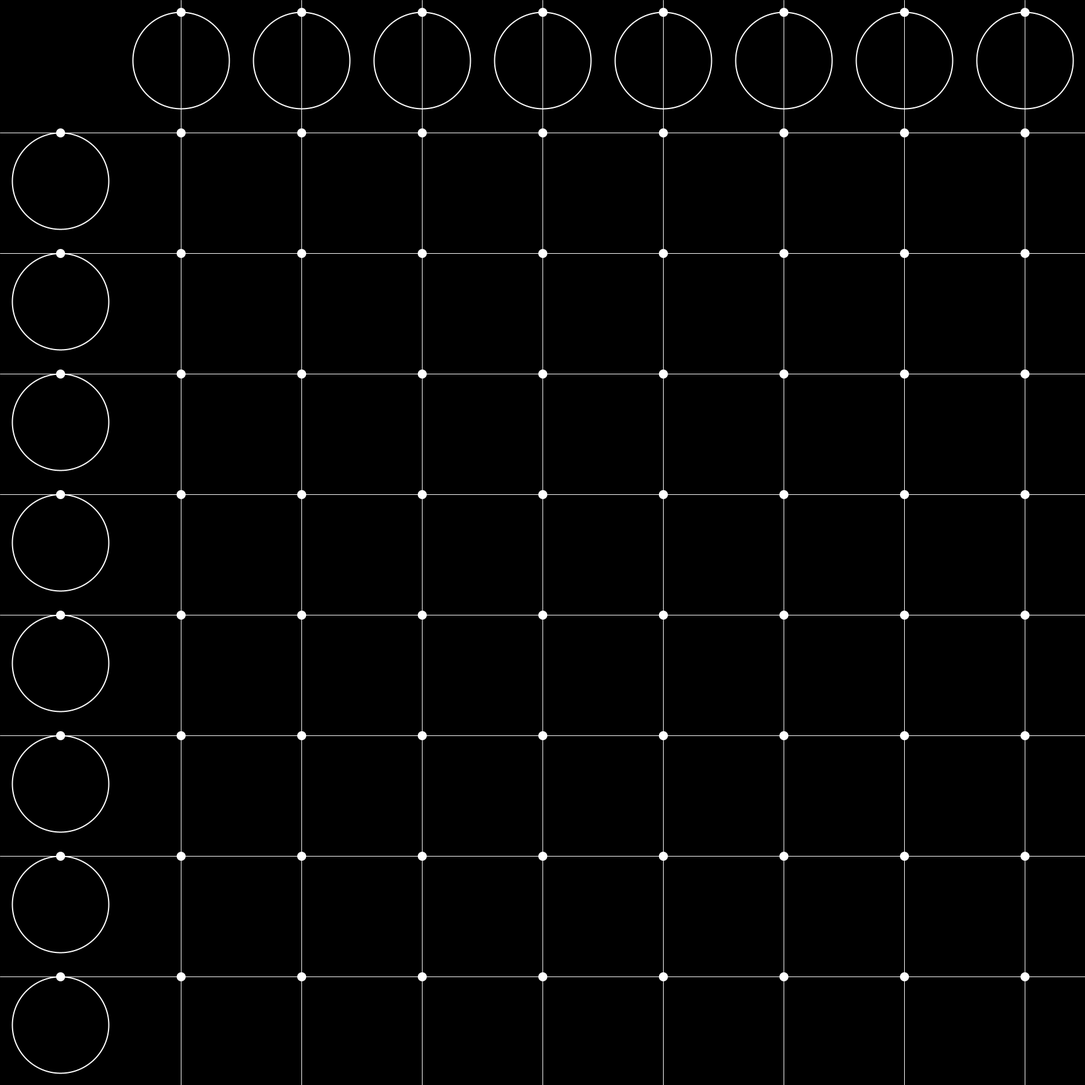
Frame 1 (no input)
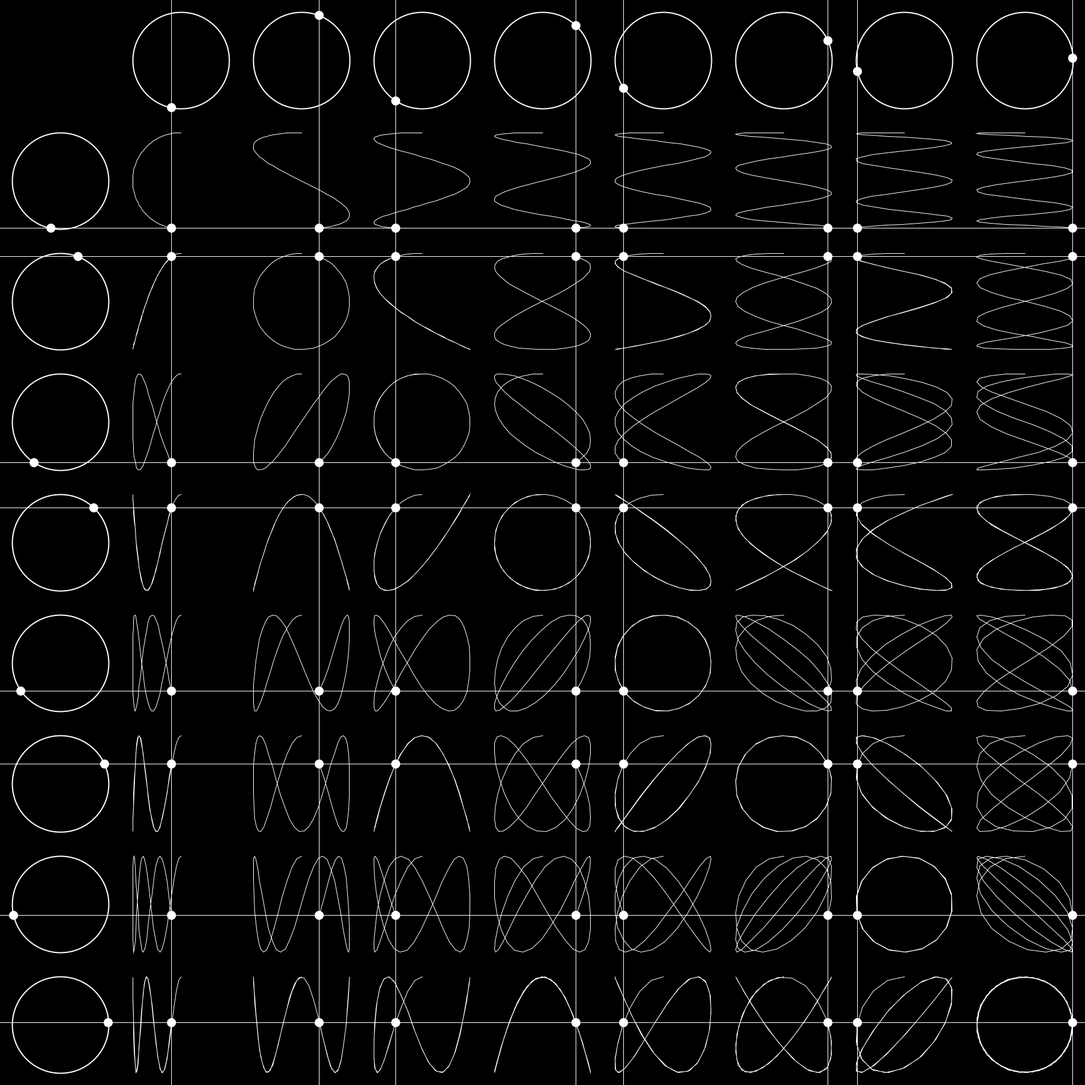
Frame 60 (the mouse pressed at the canvas centre just before this capture)
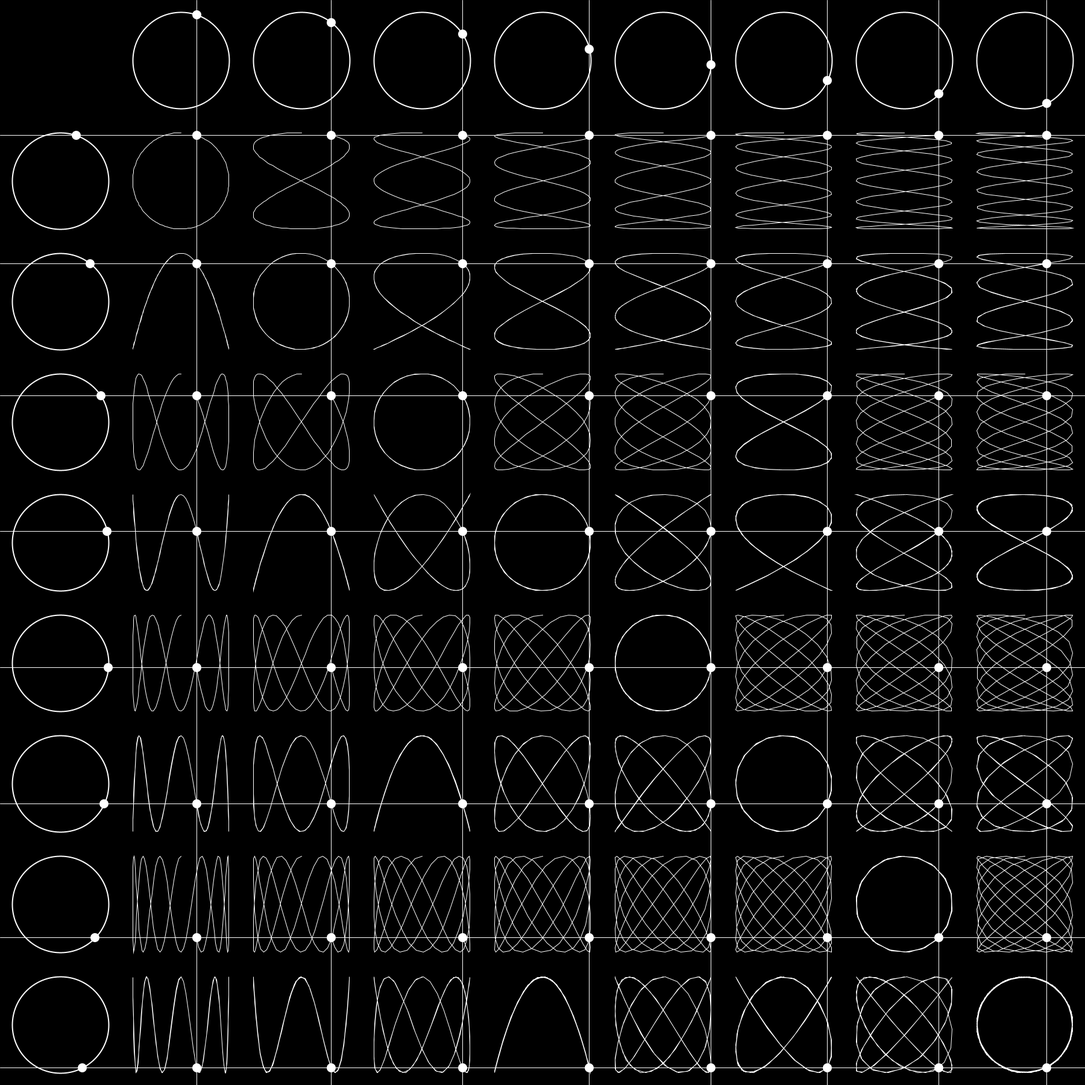
Frame 120 (the mouse held since frame 60 and released just before this capture)

The Processing sketch that drew these frames (run headless with seeded random() and noise(); from frame 60 on, the mouse is pressed at the canvas centre):

// Processing sketch: sketch_181006a
// ── sketch_181006a.pde
int cols;
int rows;
float size = 200;
float angle = 0.0;

Trace[][] traces;

void setup(){
 noFill();
 size(1800,1800); 
 
 cols = floor(width / size) - 1;
 rows = floor(height / size) - 1;
 traces = new Trace[cols][rows];
 
 for (int i = 0 ; i < cols; i++){
  for (int j = 0 ; j < rows; j++){
    traces[i][j] = new Trace(0,0);
  }
 }
}

void draw(){
  
  background(0);
   float d = size - 0.2 * size;
   float r = d / 2;
  
  for(int i = 0; i < cols ; i++){
    float cx = size + i * size + size / 2;
    float cy = size / 2;
    stroke(255);
    strokeWeight(2);
    ellipse(cx, cy, d,d );     
    
    float x = r * cos(angle * (i + 1) - HALF_PI) + cx;
    float y = r * sin(angle * (i + 1) - HALF_PI) + cy;
    strokeWeight(15);
    stroke(255);
    point(x, y);
    
    strokeWeight(1);
    line( x, 0,  x, height);
    
    for(int j = 0; j < rows ; j++){
      traces[i][j].setX(x);
    }
  }
  
  
   for(int i = 0; i < rows ; i++){
    float cx = size / 2; 
    float cy = size + i * size + size / 2;
    stroke(255);
    strokeWeight(2);
    ellipse(cx, cy, d,d );     

    float x = r * cos(angle * (i + 1) - HALF_PI) + cx;
    float y = r * sin(angle * (i + 1) - HALF_PI) + cy;
    strokeWeight(15);
    stroke(255);
    point(x, y);
    
    strokeWeight(1);
    line( 0,  y, width,y);
    
    for(int j = 0; j < cols ; j++){
      traces[j][i].setY(y);
    }
  }

 for (int i = 0 ; i < cols; i++){
  for (int j = 0 ; j < rows; j++){
    traces[i][j].setAngle(angle);
    traces[i][j].addPoint();
    strokeWeight(0);
    traces[i][j].print();
  }
 }
  
  angle -= 0.05;
  
}

// ── trace.pde

class Trace{

  float x;
  float y;
  ArrayList<PVector> points;
  float angle = 0.0;
  
  Trace(float x, float y){
    this.x = x;
    this.y = y;
    points = new ArrayList<PVector>();
  }
  
  public void setX(float x){
    this.x = x;
  }
  
  
  public void setY(float y){
    this.y = y;
  }
  
  public void setAngle(float angle){
    this.angle = angle;
  }
  
  public void print(){
   
    beginShape();
    for(PVector vector : this.points){
     strokeWeight(1);
    stroke(255);
    vertex(vector.x,vector.y);
    }
    endShape();
    
    strokeWeight(15);
    stroke(255);
    point(this.x,this.y);
    
    
  }
  
  public void addPoint(){
    if(angle >= -2 * PI){
    points.add(new PVector(this.x,this.y));
    }
  }
  
}
